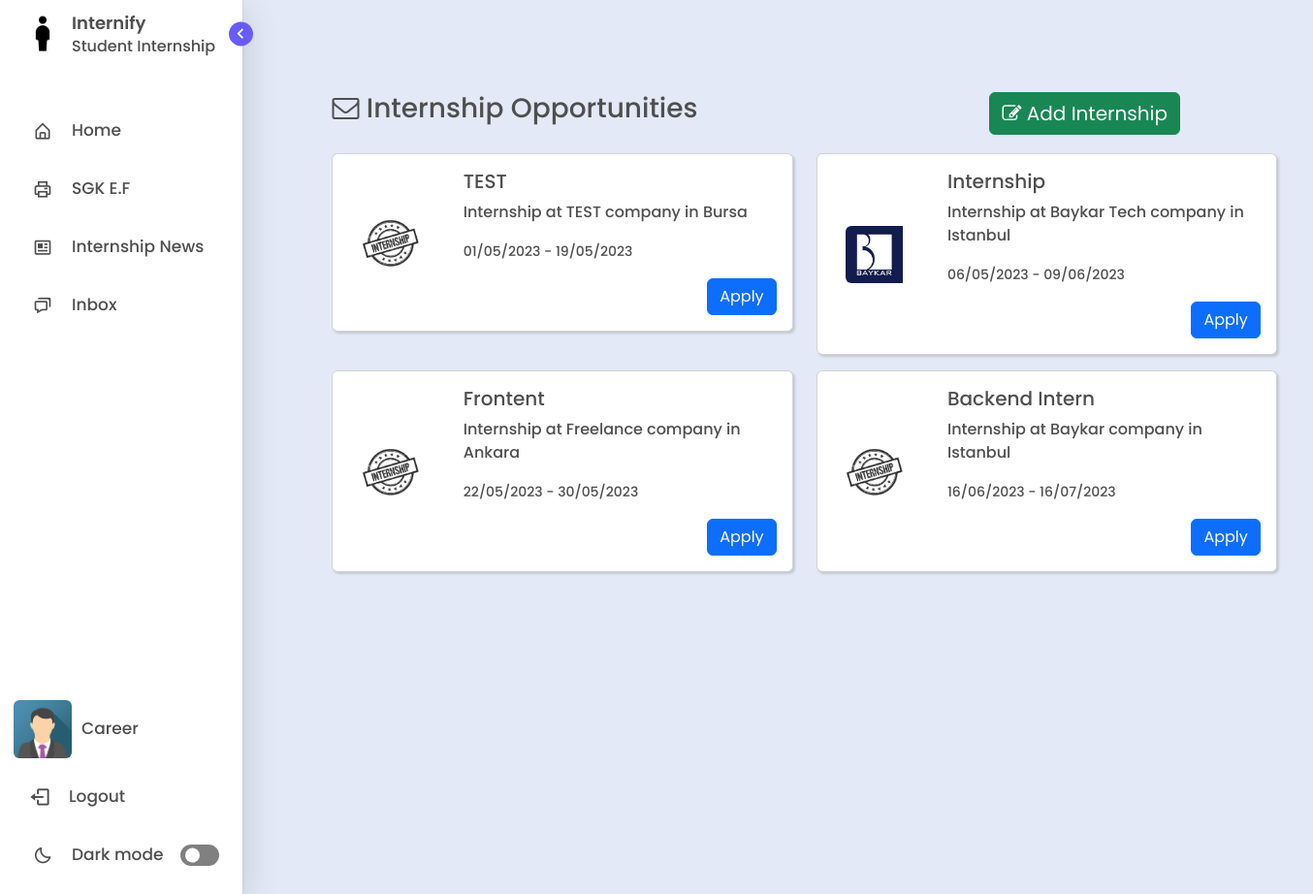
The page /internship-opportunities/ (signed in) on the database as committed earlier.
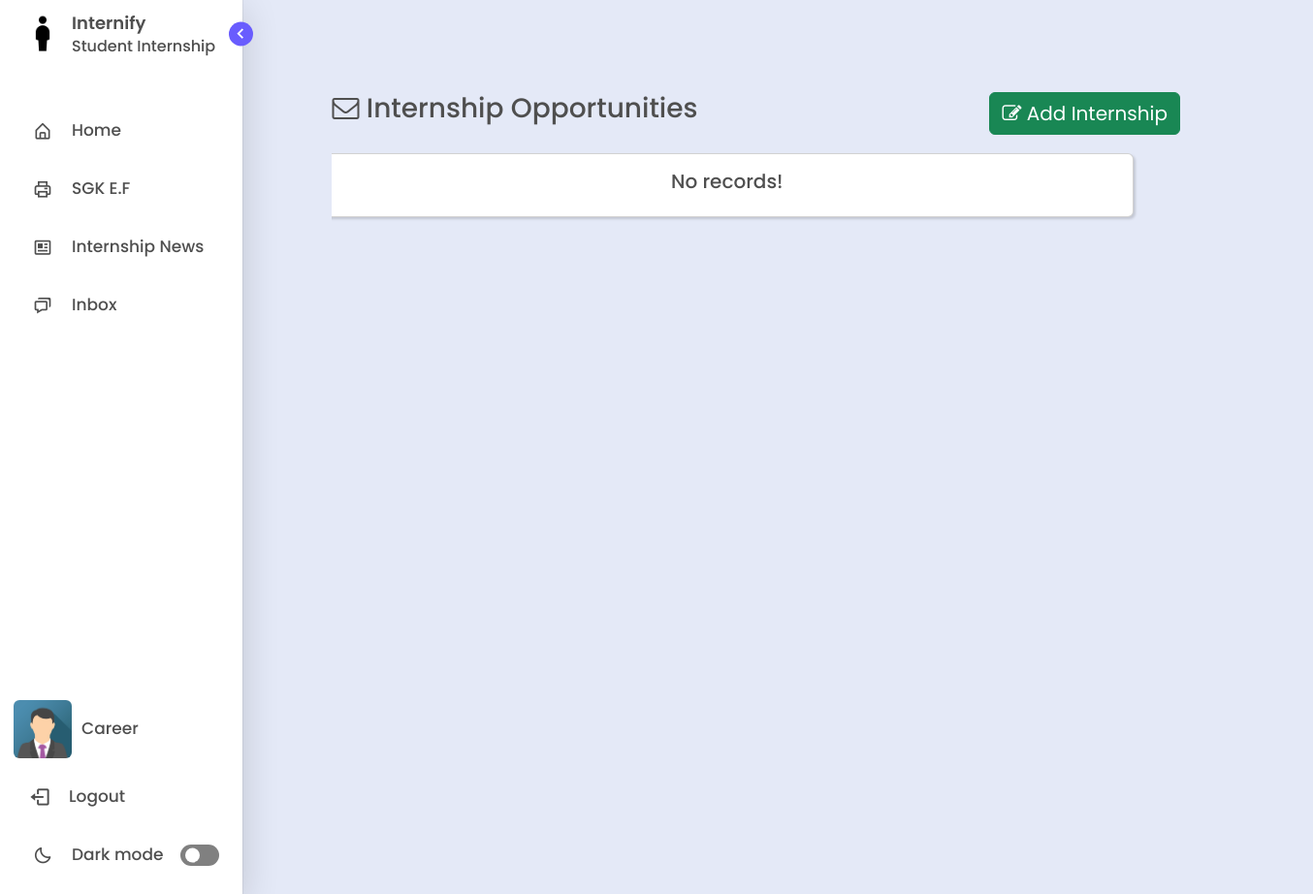
The same page on the database as committed later.
### management/models.py (models this page shows, shortened)
class BaseAbstractModel(models.Model):
    is_visible = models.BooleanField(default=True, verbose_name='Visibility')
    date_created = models.DateTimeField(auto_now_add=True)
    date_updated = models.DateTimeField(auto_now=True)
    class Meta:
        abstract = True

class Internship(BaseAbstractModel):
    job = models.CharField(max_length=255)
    company = models.CharField(max_length=255)
    logo = models.ImageField(upload_to='logos', null=True, blank=True)
    province = models.ForeignKey(Province, on_delete=SET_NULL, null=True)
    start_date = models.DateField(null=True, blank=True)
    end_date = models.DateField(null=True, blank=True)
    department = models.ForeignKey(Department, on_delete=SET_NULL, null=True)
    faculty = models.ForeignKey(Faculty, on_delete=SET_NULL, null=True)
    url = models.URLField()

class Province(BaseAbstractModel):
    name = models.CharField(max_length=255)

### management/views.py (the view, shortened to what this page needs)
# urls.py: path('internship-opportunities/', views.internshipopp, name = "internshipopp"),
def internshipopp(request):
	user = request.user
	if user.groups.all()[0].name == 'Student':
		student = Student.objects.get(user=user)
		internships = Internship.objects.filter(faculty=student.faculty).order_by('-date_created')[:20]
		return render(request, "student/internshipopp.html", {'internships':internships})
	provinces = Province.objects.all().order_by('name')
	internships = Internship.objects.all().order_by('-date_created')[:20]
	faculties = Faculty.objects.all()
	unread_messages = Message.objects.filter(receiver=request.user, is_read=False).count()
	context = {
		'provinces': provinces,
		'internships': internships,
		'faculties': faculties,
		'unread_messages': unread_messages
	}
	return render(request, "student/internshipopp.html", context)

### templates/student/internshipopp.html (shortened to what this page needs)
{% extends "layout.html" %}
{% load static %}
{% block content %}
{% include 'includes/sidebar.html' with unread_messages=unread_messages %}
	<div class="home offset-md-1" style="margin-top:7%; margin-left:12%; overflow: hidden;">
      	<div class="row">
				<div class="col-md-9">
			<h3 class="title text" style="float:left; margin-bottom:30px;"><i class="fa fa-envelope-o"></i> Internship Opportunities</h3>
			{% for group in request.user.groups.all %}
				{% if group.name == 'Staff' %}
					<button type="button" class="btn btn-success btn-block" data-bs-toggle="modal" data-bs-target="#internshipModal" style="font-size: 20px; float:right;"><i class="fa fa-pencil-square-o"></i><span> Add Internship</span></button>
				{% endif %}
			{% endfor %}
				</div>
				<div class="col-md-12">
					<div class="row">
						  {% if internships.count > 0 %}
							  {% for internship in internships %}
								  <div class="col-md-5">
									  <div class="card mb-3 text-end text" style="max-width: 100%;">
										  <div class="row g-0">
											<div class="col-md-3 d-flex justify-content-center align-items-center">
											  <img src="{% if internship.logo %}{{internship.logo.url}}{% else %}{% static 'assets/img/internship.jpg' %}{% endif %}" class="img-fluid rounded-start" style="max-width:50%;" alt="{{internship.title}}">
											</div>
											<div class="col-md-9">
											  <div class="card-body">
												<h5 class="card-title text-start">{{internship.job}}</h5>
												<p class="card-text text-start">Internship at {{internship.company}} company in {{internship.province.name}}</p>
												<p class="card-text text-start"><small class="text">{{internship.start_date|date:"d/m/Y"}} - {{internship.end_date|date:"d/m/Y"}}</small></p>
												<a href="{{internship.url}}" class="btn btn-primary">Apply</a>
											  </div>
											</div>
										  </div>
										</div>
								  </div>
							  {% endfor %}
						  {% else %}
								  <div class="card mb-3" style="max-width: 70%;">
									  <div class="card-body text-center text">
										  <h5 class="card-title">No records!</h5>
									  </div>
								  </div>
						  {% endif %}
						  </div>
		</div>
	</div>
</body>
{% endblock content %}

### templates/includes/sidebar.html (shortened to what this page needs)
<!DOCTYPE html>
{% load static %}
<html lang="en">
<head>
    <link href='https://unpkg.com/boxicons@2.1.1/css/boxicons.min.css' rel='stylesheet'>
</head>
<body>
    <nav class="sidebar open">
        <header>
            <div class="image-text">
                <span class="image">
                    <a href="/home"><img id="my-image" src="{% static 'assets/img/logo.png' %}" alt=""></a>
                </span>
                <div class="text logo-text">
                    <a href="/home" style="text-decoration: none; color: var(--text-color);"><span class="name">Internify</span></a>
                    <span class="profession">Student Internship</span>
                </div>
            </div>
            <i class='bx bx-chevron-right toggle'></i>
        </header>
        <div class="menu-bar">
            <div class="menu">
                <li class="nav-link">
                    <a href="{% url 'index' %}">
                        <i class='bx bx-home-alt icon' ></i>
                        <span class="text nav-text">Home</span>
                    </a>
                </li>
                {% for group in request.user.groups.all %}
                    {% if group.name == 'Staff' %}
                        <li class="nav-link">
                            <a href="/sgk-ef">
                                <i class='bx bx-printer icon' ></i>
                                <span class="text nav-text">SGK E.F</span>
                            </a>
                        </li>
                        <li class="nav-link">
                            <a href="/internship-opportunities">
                              <i class='bx bx-news icon' ></i>
                              <span class="text nav-text">Internship News</span>
                            </a>
                        </li>
                    {% endif %}
                {% endfor %}
                <li class="nav-link">
                    <a href="{% url 'inbox' %}"  class="position-relative">
                        <i class='bx bx-chat icon' ></i>
                        <span class="text nav-text">Inbox
						</span>
                    </a>
                </li>
            </div>
            <div class="bottom-content">
                <li class="nav-link">
                    <a href="/profile">
                        <img src="
                                {% if request.user.photo%}
                                    {{ request.user.photo.url }}
                                {% elif request.user.gender == 'M' %}
                                    {% static 'assets/img/avatars/male_avatar.png' %}
                                {% else %}
                                    {% static 'assets/img/avatars/female_avatar.png' %}
                                {% endif %}
                                "
                                alt="user-avatar"
                            class="d-block rounded" height="60" width="60" id="uploadedAvatar" />
                        <span class="text nav-text" style="margin-left:10px;"> {{user.first_name}}</span>
                    </a>
                </li>
                <li class="nav-link">
                    <a href="/logout">
                        <i class='bx bx-log-out icon' style="font-size:23px; margin-left:-3px;"></i>
                        <span class="text nav-text">Logout</span>
                    </a>
                </li>
                <li class="mode">
                    <div class="sun-moon">
                        <i class='bx bx-moon icon moon'></i>
                    </div>
                    <span class="mode-text text">Dark mode</span>
                    <div class="toggle-switch">
                        <span class="switch"></span>
                    </div>
                </li>
            </div>
        </div>
    </nav>
</body>
</html>

Rows that differ between the two databases and show on the page:
removed Internship: job "TEST", company "TEST", province.name "Bursa", start_date "01/05/2023", end_date "19/05/2023"
removed Internship: logo (picture), job "Internship", company "Baykar Tech", province.name "Istanbul", start_date "06/05/2023", end_date "09/06/2023"
removed Internship: job "Frontent", company "Freelance", province.name "Ankara", start_date "22/05/2023", end_date "30/05/2023"
removed Internship: job "Backend Intern", company "Baykar", province.name "Istanbul", start_date "16/06/2023", end_date "16/07/2023"
Other text that changed with them:
text now shown: "No records!"
